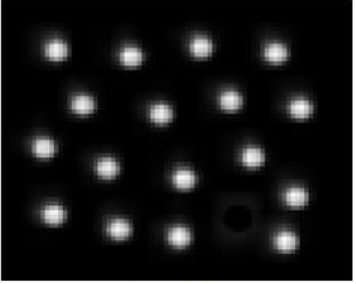
//> input picture Source/test.png, 356 x 284 px
$ ./main2 ../test.png   (built with g++ and OpenCV 4)
//> lines starting //> are read from the running program, lines starting //| are printed output that depends on the picture; after the words box and inside, x2 and y2 are one past the last pixel; in counts of white or black regions, pixels touching at a corner belong together
### Source/include/gauss_pyr.h
#include <vector>
#include <opencv2/opencv.hpp>

class gauss_pyr
{
public:
    gauss_pyr(cv::Mat& img, int _number_of_layers, float sigma);
    cv::Mat get(int layer) const;
    int getNumberOfLayers() const;
private:
    std::vector<cv::Mat> layers_;
    int number_of_layers;
};

### Source/include/laplacian_pyr.h
#include <vector>
#include <opencv2/opencv.hpp>
#include "gauss_pyr.h"

class laplacian_pyr
{
public:
    laplacian_pyr(const gauss_pyr& p, float sigma);
    cv::Mat get(int layer) const;
    int getNumberOfLayers() const;
private:
    std::vector<cv::Mat> layers_;
    int number_of_layers;
};

### Source/include/oriented_pyr.h
#include <vector>
#include <opencv2/opencv.hpp>
#include "laplacian_pyr.h"

class oriented_pyr
{
public:
    oriented_pyr(const laplacian_pyr& p, int num_orientations);
    std::vector <cv::Mat > getByLayer(int layer) const;
    std::vector <cv::Mat > getByOrientation( int orientation) const;
    cv::Mat get(int orientation, int layer) const;

private:
    int number_of_layers;
    int number_of_orientations;
    std::vector <std::vector <cv::Mat > > orientation_maps;

};

### Source/src/gauss_pyr.cpp
#include "gauss_pyr.h"
#include <opencv2/opencv.hpp>

gauss_pyr::gauss_pyr(cv::Mat& img, int _number_of_layers, float sigma)
{
    number_of_layers = _number_of_layers;
    cv::Mat dst = img.clone(); //deep copy to not modify original image
    for (int i = 0; i < number_of_layers; ++i)
    {
        cv::GaussianBlur(dst, dst, cv::Size(), sigma, sigma, cv::BORDER_REPLICATE);
        layers_.push_back( dst.clone() ); // remember to deep copy!
        cv::resize(dst, dst, cv::Size(), 0.5, 0.5, cv::INTER_NEAREST);
    }
}

cv::Mat gauss_pyr::get(int layer) const
{
    return layers_[layer];
}

int gauss_pyr::getNumberOfLayers() const
{
    return number_of_layers;
}

### Source/src/laplacian_pyr.cpp
#include "laplacian_pyr.h"
#include <opencv2/opencv.hpp>

laplacian_pyr::laplacian_pyr(const gauss_pyr& p, float sigma)
{
    number_of_layers = p.getNumberOfLayers();
    for (int i = 0; i < number_of_layers; ++i)
    {
        cv::Mat src = p.get(i);
        cv::Mat dst = src.clone();
        cv::GaussianBlur(src, dst, cv::Size(), sigma, sigma, cv::BORDER_REPLICATE);
        dst = src - dst;
        layers_.push_back( dst.clone() ); // remember to deep copy!
    }
}

// [9 lines left out: functions get, getNumberOfLayers, not called in this run]

### Source/src/main2.cpp
#include <opencv2/opencv.hpp>
#include <iostream>
#include <vector>
#include "oriented_pyr.h"
#include <string>
#include <algorithm>

// [5 lines left out: function show, not called in this run]

// add maps in pyramid
cv::Mat acrossScaleAddition(const std::vector<cv::Mat>& scale_images)
{
  cv::Size im_size = scale_images[0].size();
  cv::Mat result = scale_images[0];
  for (int i = 1; i < scale_images.size(); ++i)
  {
    cv::Mat resized;
    if ( scale_images[i].size() != im_size )
    {
      cv::resize(scale_images[i], resized, im_size, 0, 0, cv::INTER_CUBIC);
    }
    else
    {
      resized = scale_images[i];
    }

    result += resized;
  }
  return result;
}

// count the number of local maxima (uniqueness)
int countLocalMaxima(const cv::Mat& input, const int kernel_size)
{
  cv::Mat src = input.clone();
	cv::normalize(src, src, 0, 255, cv::NORM_MINMAX, CV_8U);
	src.convertTo(src, CV_8U);

	int cnt = 0;

	for(int i = 0; i < src.rows; ++i)
	{
		for(int j = 0; j < src.cols; ++j)
		{
			unsigned char center = src.at<unsigned char>(i, j);
			if(center <= 100)
				continue;
			bool isLocal = true;
			for(int dx = -1; dx <= 1; ++dx)
			{
				for(int dy = -1; dy <= 1; ++dy)
				{
					unsigned char surround = src.at<unsigned char>(i + dx, j + dy);
					if( (dx != 0 || dy != 0) && surround > center )
					{
						isLocal = false;
					}
				}
			}
			cnt += isLocal;
		}
	}
	return cnt;
}

// find the maximum of normalization
double normalizationFactor(const std::vector<cv::Mat>& m)
{
  // normalization factor to use
  double min, max, temp_min, temp_max, desired_max;
  cv::minMaxLoc(m[0].clone(), &min, &max);
  for(int i=1; i<m.size(); ++i)
  {
    cv::minMaxLoc(m[i].clone(), &temp_min, &temp_max);
    desired_max = std::max( max, temp_max);
  }
  return desired_max;
}

// normalize all conspicuity map
// [40 lines left out: functions normalizeVectors, meanOperation, maxOperation, not called in this run]

// uniqueness weighting fusion
cv::Mat uniqueness(std::vector<cv::Mat>& v)
{
  float sum = 0.0f;
  cv::Mat final = cv::Mat(v[0].size(), CV_32F, 0.0);;

  for(int i=0; i<v.size(); ++i)
  {
    int n_local_m = countLocalMaxima(v[i], 3);
    float w = n_local_m == 0 ? 0 : sqrt(1.0 / n_local_m);
    //sum += w;
    final += w*v[i];
  }
  //final /= sum;
  double normalization_factor = normalizationFactor(v);
  cv::normalize(final, final, 0.0f, (float)normalization_factor, cv::NORM_MINMAX);

  return final;
}

//on-off
cv::Mat onOffMap(const gauss_pyr &on, const gauss_pyr &off, int num_layers)
{
  std::vector<cv::Mat> cs_vec;
  for (int i = 0; i < num_layers; ++i)
    {
        cv::Mat center = on.get(i);
        cv::Mat surround = off.get(i);

        cv::Mat cs = center - surround;
        cv::threshold(cs, cs, 0, 1, cv::THRESH_TOZERO);
        cs_vec.push_back(cs.clone());
    }
  cv::Mat on_off = acrossScaleAddition(cs_vec);
  return on_off;
}

//off_on
cv::Mat offOnMap(const gauss_pyr &on, const gauss_pyr &off, int num_layers)
{
  std::vector<cv::Mat> sc_vec;
  for (int i = 0; i < num_layers; ++i)
    {
        cv::Mat center = on.get(i);
        cv::Mat surround = off.get(i);

        cv::Mat sc = -center + surround;
        cv::threshold(sc, sc, 0, 1, cv::THRESH_TOZERO);
        sc_vec.push_back(sc.clone());
    }
  cv::Mat off_on = acrossScaleAddition(sc_vec);
  return off_on;
}

// create a vector of color conspicuity maps
std::vector<cv::Mat> colorConspicuityMaps(std::vector<cv::Mat> &lab_channels, int num_layers, int method)
{
  cv::Mat L_conspicuity_map, A_conspicuity_map, B_conspicuity_map;
  std::vector<cv::Mat> L_vector, A_vector, B_vector, v;
  float center_sigma = 2.0;
  float surround_sigma = 16.0;

  gauss_pyr c_pyr_l(lab_channels[0], num_layers, center_sigma);
  gauss_pyr c_pyr_a(lab_channels[1], num_layers, center_sigma);
  gauss_pyr c_pyr_b(lab_channels[2], num_layers, center_sigma);
  gauss_pyr s_pyr_l(lab_channels[0], num_layers, surround_sigma);
  gauss_pyr s_pyr_a(lab_channels[1], num_layers, surround_sigma);
  gauss_pyr s_pyr_b(lab_channels[2], num_layers, surround_sigma);

  cv::Mat on_off = onOffMap(c_pyr_l, s_pyr_l, num_layers);
  cv::Mat off_on = offOnMap(c_pyr_l, s_pyr_l, num_layers);
  L_vector.push_back(on_off.clone());
  L_vector.push_back(off_on.clone());

  on_off = onOffMap(c_pyr_a, s_pyr_a, num_layers);
  off_on = offOnMap(c_pyr_a, s_pyr_a, num_layers);
  A_vector.push_back(on_off.clone());
  A_vector.push_back(off_on.clone());

  on_off = onOffMap(c_pyr_b, s_pyr_b, num_layers);
  off_on = offOnMap(c_pyr_b, s_pyr_b, num_layers);
  B_vector.push_back(on_off.clone());
  B_vector.push_back(off_on.clone());

  if(method == 1)
  {
    L_conspicuity_map = meanOperation(L_vector);
    A_conspicuity_map = meanOperation(A_vector);
    B_conspicuity_map = meanOperation(B_vector);

  }
  else if(method == 2)
  {
    L_conspicuity_map = maxOperation(L_vector);
    A_conspicuity_map = maxOperation(A_vector);
    B_conspicuity_map = maxOperation(B_vector);
  }
  else
  {
    L_conspicuity_map = uniqueness(L_vector);
    A_conspicuity_map = uniqueness(A_vector);
    B_conspicuity_map = uniqueness(B_vector);
  }

  // [12 lines of commented-out code are left out]

  v.push_back(L_conspicuity_map.clone());
  v.push_back(A_conspicuity_map.clone());
  v.push_back(B_conspicuity_map.clone());

  return v;
}

// create a orientation feature map
std::vector<cv::Mat> orientationFeatureMap(cv::Mat &m, int num_layers, int num_orientations)
{
  double minVal, maxVal;
  const char *title[] = {"1", "2", "3", "4", "5", "6", "7", "8"};

  double sigma = 11.0;
  gauss_pyr gp(m, num_layers, sigma);

  double sigma2 = 5.0;
  laplacian_pyr lp(gp, sigma2);

  oriented_pyr op1(lp, num_orientations, 25, 11);
  //oriented_pyr op2(lp, num_orientations, 25, 15);

  std::vector<cv::Mat> orientation_maps;
  for(int i = 0; i < num_orientations; ++i)
  {
    cv::Mat layer = acrossScaleAddition(op1.getByOrientation(i));
    cv::minMaxLoc(layer, &minVal, &maxVal);
    cv::normalize(layer, layer, 0, maxVal, cv::NORM_MINMAX);
    cv::threshold(layer, layer, 0, 1, cv::THRESH_TOZERO);
    orientation_maps.push_back(layer.clone());

    // [4 lines of commented-out code are left out]
  }
  return orientation_maps;
}

// create a orientation conspicuity map
cv::Mat orientationConspicuityMap(const cv::Mat &m, int num_layers, int num_orientations, int method)
{
  cv::Mat img = m.clone();
  std::vector<cv::Mat> feature_maps = orientationFeatureMap(img, num_layers, num_orientations);
  cv::Mat conspicuity_map;

  if(method == 1)
    conspicuity_map = meanOperation(feature_maps);
  else if(method == 2)
    conspicuity_map = maxOperation(feature_maps);
  else
    conspicuity_map = uniqueness(feature_maps);

  // [5 lines of commented-out code are left out]
  return conspicuity_map;
}

int main(int argc, char** argv )
{
  /*//Create an array to hold the file names
  std::vector<std::string> names;

  //Create an input file stream
  std::ifstream in("gtnames.txt",std::ios::in);
  std::string name;  //Variable to hold each name as it is read
  //Read name using the extraction (>>) operator
  while (in >> name) {
  	//Add name to the end of the array
  	names.push_back(name);
  }

  //Close the file stream
  in.close();
  //std::cout<<names.size()<<std::endl;*/

  // prefix and suffix for saliency map output
  const std::string PREFIX = "../output/";
  const std::string EXTENSION = ".png";

  // read input file
  std::string path = argv[1];
  std::vector<cv::String> fn;
  cv::glob(path,fn,true); // recurse
  std::size_t tesa = fn[0].find("*");
  for (size_t k=0; k<fn.size(); ++k)
  {
    std::string temp = fn[k];
    std::size_t pos1 = 1;
    while(pos1 != tesa)
    {
       pos1 = temp.find("/");
       temp = temp.substr(pos1+1);
    }
    // extract file name only from full path
    std::size_t pos2 = temp.find(".jpg");
    std::string name = temp.substr(pos1+1,pos2-pos1-1);

    // [5 lines of commented-out code are left out]

    cv::Mat image = cv::imread(fn[k], CV_LOAD_IMAGE_COLOR);
//> image is the input picture: 284 rows x 356 cols, CV_8UC3; mean B, G, R 23.4, 23.4, 23.4
    if (image.empty()) continue;

    // gray image
    cv::Mat gray;
    cv::cvtColor(image, gray, cv::COLOR_BGR2GRAY);
    gray.convertTo(gray, CV_32F);
//> gray: 284 rows x 356 cols, CV_32FC1
    gray /= 255.0f;

    // lab image
    cv::Mat lab;
    cv::cvtColor(image, lab, cv::COLOR_BGR2Lab);
//> lab: 284 rows x 356 cols, CV_8UC3; mean of channels 0, 1, 2 23.5, 128, 128
    // Normalize to range [0, 1] and convert to CV_32F for calculations
    lab.convertTo(lab, CV_32F);
//> lab: 284 rows x 356 cols, CV_32FC3; mean of channels 0, 1, 2 23.5, 128, 128
    lab /= 255.0f;
//> lab: 284 rows x 356 cols, CV_32FC3; mean of channels 0, 1, 2 0.092, 0.503, 0.503

    // split the channels (L, a, b) to vector elements
    std::vector<cv::Mat> lab_channels;
    cv::split(lab, lab_channels);

    int num_layers = 6;
    int num_orientations = 8;
    int method = 3;
    cv::Mat display;

    std::vector<cv::Mat> conspicuity_maps = colorConspicuityMaps(lab_channels, num_layers, method);
//> the loop in gauss_pyr (call 4), `for (int i = 0; i < number_of_layers; ++i)` made 6 passes
//> pass 2, in gauss_pyr (call 4), `cv::GaussianBlur(dst, dst, cv::Size(), sigma, sigma, cv::BORDER_REPLIC..`:
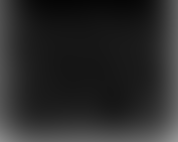
//> dst: 142 rows x 178 cols, CV_32FC1; min 0.0227, max 0.595, mean 0.164
//> the loop in onOffMap, `for (int i = 0; i < num_layers; ++i)` made 6 passes
//> pass 1, in onOffMap, `cv::Mat cs = center - surround;`:
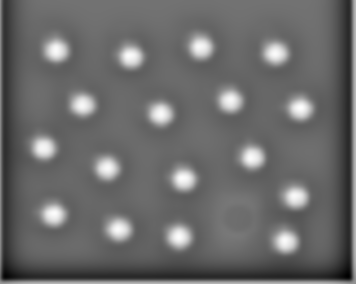
//> cs: 284 rows x 356 cols, CV_32FC1; min -0.597, max 0.728, mean -0.0424; drawn with min black and max white
//> pass 2, in onOffMap, `cv::threshold(cs, cs, 0, 1, cv::THRESH_TOZERO);`:
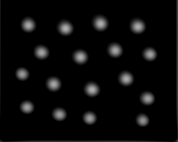
//> cs: 142 rows x 178 cols, CV_32FC1; min 0, max 0.695, mean 0.0411
//> in acrossScaleAddition, `cv::Size im_size = scale_images[0].size();`: im_size = Size(356, 284)
//> the loop in acrossScaleAddition, `for (int i = 1; i < scale_images.size(); ++i)` made 5 passes
//> after the loop in acrossScaleAddition, `for (int i = 1; i < scale_images.size(); ++i)`: result: 284 rows x 356 cols, CV_32FC1; min -0.0192, max 1.74, mean 0.0997
//> in onOffMap, `cv::Mat on_off = acrossScaleAddition(cs_vec);`:
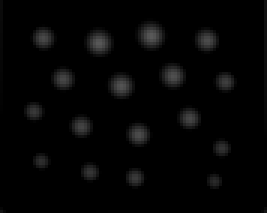
//> cs_vec[2]: 71 rows x 89 cols, CV_32FC1 (shown 3 times larger); min 0, max 0.352, mean 0.0183
//> the loop in offOnMap, `for (int i = 0; i < num_layers; ++i)` made 6 passes
//> pass 1, in offOnMap, `cv::Mat sc = -center + surround;`:
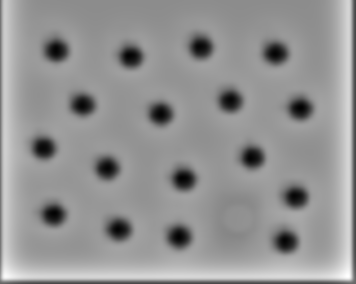
//> sc: 284 rows x 356 cols, CV_32FC1; min -0.728, max 0.597, mean 0.0424; drawn with min black and max white
//> pass 1, in offOnMap, `cv::threshold(sc, sc, 0, 1, cv::THRESH_TOZERO);`:
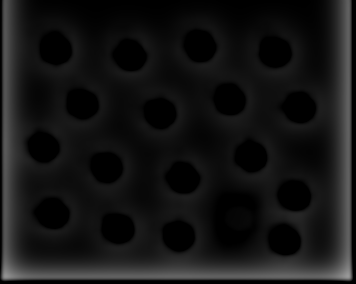
//> sc: 284 rows x 356 cols, CV_32FC1; 15.7% of pixels changed, all inside (x1, y1, x2, y2) = (0, 0, 356, 284)
//> pass 2, in offOnMap, `cv::Mat sc = -center + surround;`:
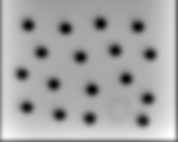
//> sc: 142 rows x 178 cols, CV_32FC1; min -0.695, max 0.475, mean 0.0696; drawn with min black and max white
//> the loop in acrossScaleAddition (call 2), `for (int i = 1; i < scale_images.size(); ++i)` made 5 passes
//> the loop in uniqueness, `for(int i=0; i<v.size(); ++i)` made 2 passes
//> (n_local_m, w) on passes 1 to 2: (97, 0.102), (7605, 0.0115)
//> in normalizationFactor, `cv::minMaxLoc(m[0].clone(), &min, &max);`: min = -0.0192; max = 1.74
//> the loop in normalizationFactor, `for(int i=1; i<m.size(); ++i)` made 1 pass
//> (temp_min, temp_max, desired_max) on pass 1: (0.1, 1.55, 1.74)
//> after the loop in normalizationFactor, `for(int i=1; i<m.size(); ++i)`: temp_min = 0.1; temp_max = 1.55
//> in uniqueness, `double normalization_factor = normalizationFactor(v);`: normalization_factor = 1.74
//> the loop in uniqueness (call 2), `for(int i=0; i<v.size(); ++i)` made 2 passes
//> (n_local_m, w) on passes 1 to 2: (5, 0.447), (2, 0.707)
//> the loop in normalizationFactor (call 2), `for(int i=1; i<m.size(); ++i)` made 1 pass
//> (temp_min, temp_max, desired_max) on pass 1: (-1.64e-06, 0.0043, 0.0043)
    conspicuity_maps.push_back(orientationConspicuityMap(gray, num_layers, num_orientations, method));
//> in laplacian_pyr, `number_of_layers = p.getNumberOfLayers();`: number_of_layers = 6
//> the loop in laplacian_pyr, `for (int i = 0; i < number_of_layers; ++i)` made 6 passes
//> (the run ends here: the program needs code that is not available in this run, at `oriented_pyr op1(lp, num_orientations, 25, 11);`)
